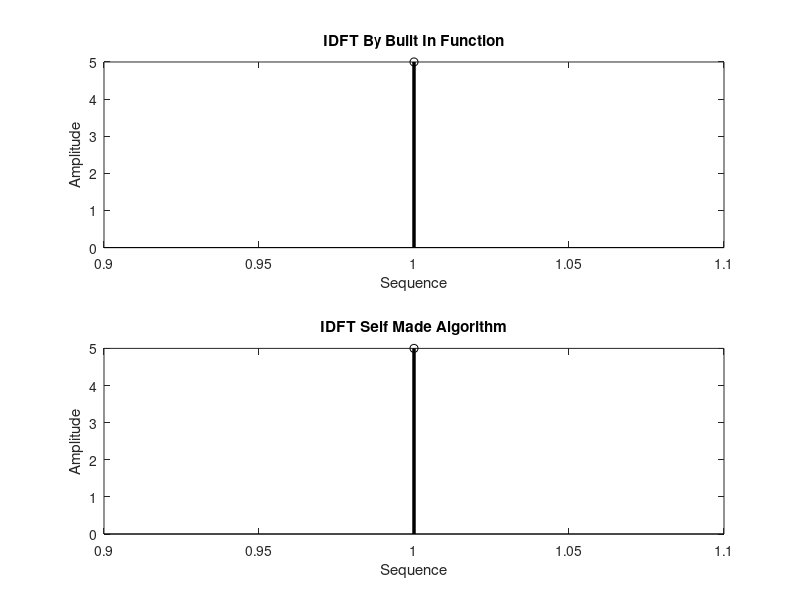

This chart was generated by the following MATLAB code:
clc
clear all
close all
Xk=input('Enter first sequence:');
N=length(Xk);
c=zeros(1,N);    %Zeros Assign%
for n=0:1:(N-1);
    for k=0:1:N-1;
        p=(2*pi*i*k*n);
        pow=p/N;
        c(k+1)=Xk(k+1)*exp(pow);
    end
    d(n+1)=1/N*(sum(c));
end
z=abs(d)
xn=ifft(Xk)
subplot(2,1,1)
stem(xn,'k','linewidth',2.5)
title('IDFT By Built In Function')
xlabel('Sequence')
ylabel('Amplitude')
subplot(2,1,2)
stem(z,'k','linewidth',2.5)
title('IDFT Self Made Algorithm')
xlabel('Sequence')
ylabel('Amplitude')

